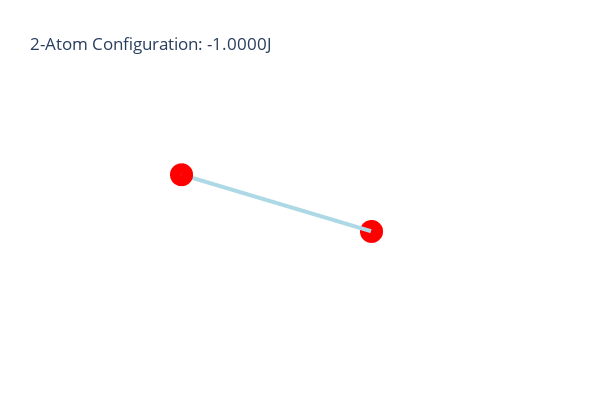
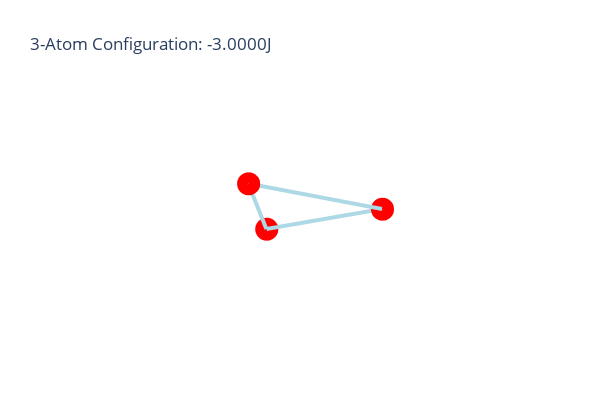
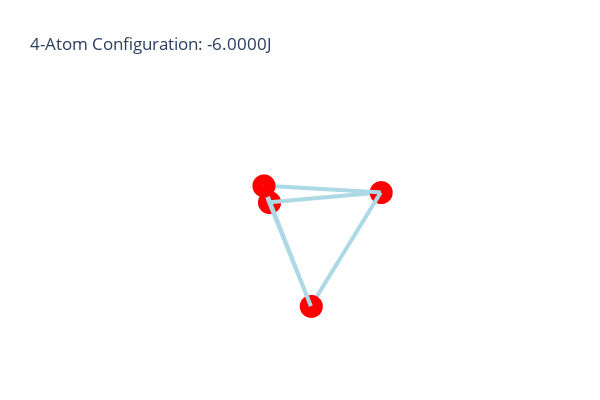
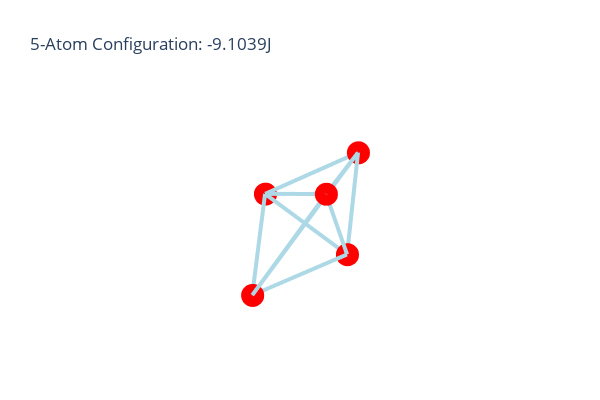

Notebook cell for these charts, in order:
### Code cell
for atoms in range(2,10):
    config = gd_solve(atoms, debug=False)
    plot_3d_points(*config)

### Figure 1 — Plotly figure (JSON) as saved in the notebook; plotly's stock layout.template omitted (floating-point values rounded to 4 significant figures)
{"data": [{"hoverinfo": "text", "hovertext": "Length: 1.00e+00, Contributes -1.00e+00J", "line": {"color": "rgb(173, 216, 230, 0.4)", "width": 8}, "mode": "lines", "showlegend": false, "type": "scatter3d", "x": [0, 0.7923], "y": [0, -0.3081], "z": [0, 0.5266]}, {"hovertext": ["Point 1", "Point 2"], "marker": {"color": "red", "size": 8}, "mode": "markers", "showlegend": false, "type": "scatter3d", "x": [0.0, 0.7923], "y": [0.0, -0.3081], "z": [0.0, 0.5266]}], "layout": {"height": 400, "paper_bgcolor": "rgba(0,0,0,0)", "plot_bgcolor": "rgba(0,0,0,0)", "scene": {"xaxis": {"showgrid": false, "showticklabels": false, "title": {"text": ""}, "visible": false, "zeroline": false}, "yaxis": {"showgrid": false, "showticklabels": false, "title": {"text": ""}, "visible": false, "zeroline": false}, "zaxis": {"showgrid": false, "showticklabels": false, "title": {"text": ""}, "visible": false, "zeroline": false}}, "title": {"text": "2-Atom Configuration: -1.0000J"}, "width": 600}}

### Figure 2 — Plotly figure (JSON) as saved in the notebook; plotly's stock layout.template omitted (floating-point values rounded to 4 significant figures)
{"data": [{"hoverinfo": "text", "hovertext": "Length: 1.00e+00, Contributes -1.00e+00J", "line": {"color": "rgb(173, 216, 230, 0.4)", "width": 8}, "mode": "lines", "showlegend": false, "type": "scatter3d", "x": [0, -0.8421], "y": [0, 0.3628], "z": [0, -0.399]}, {"hoverinfo": "text", "hovertext": "Length: 1.00e+00, Contributes -1.00e+00J", "line": {"color": "rgb(173, 216, 230, 0.4)", "width": 8}, "mode": "lines", "showlegend": false, "type": "scatter3d", "x": [0, -0.4071], "y": [0, -0.4444], "z": [0, -0.798]}, {"hoverinfo": "text", "hovertext": "Length: 1.00e+00, Contributes -1.00e+00J", "line": {"color": "rgb(173, 216, 230, 0.4)", "width": 8}, "mode": "lines", "showlegend": false, "type": "scatter3d", "x": [-0.8421, -0.4071], "y": [0.3628, -0.4444], "z": [-0.399, -0.798]}, {"hovertext": ["Point 1", "Point 2", "Point 3"], "marker": {"color": "red", "size": 8}, "mode": "markers", "showlegend": false, "type": "scatter3d", "x": [0.0, -0.8421, -0.4071], "y": [0.0, 0.3628, -0.4444], "z": [0.0, -0.399, -0.798]}], "layout": {"height": 400, "paper_bgcolor": "rgba(0,0,0,0)", "plot_bgcolor": "rgba(0,0,0,0)", "scene": {"xaxis": {"showgrid": false, "showticklabels": false, "title": {"text": ""}, "visible": false, "zeroline": false}, "yaxis": {"showgrid": false, "showticklabels": false, "title": {"text": ""}, "visible": false, "zeroline": false}, "zaxis": {"showgrid": false, "showticklabels": false, "title": {"text": ""}, "visible": false, "zeroline": false}}, "title": {"text": "3-Atom Configuration: -3.0000J"}, "width": 600}}

### Figure 3 — Plotly figure (JSON) as saved in the notebook; plotly's stock layout.template omitted (floating-point values rounded to 4 significant figures)
{"data": [{"hoverinfo": "text", "hovertext": "Length: 1.00e+00, Contributes -1.00e+00J", "line": {"color": "rgb(173, 216, 230, 0.4)", "width": 8}, "mode": "lines", "showlegend": false, "type": "scatter3d", "x": [0, -0.9108], "y": [0, 0.2479], "z": [0, -0.33]}, {"hoverinfo": "text", "hovertext": "Length: 1.00e+00, Contributes -1.00e+00J", "line": {"color": "rgb(173, 216, 230, 0.4)", "width": 8}, "mode": "lines", "showlegend": false, "type": "scatter3d", "x": [0, -0.4881], "y": [0, -0.6088], "z": [0, -0.6254]}, {"hoverinfo": "text", "hovertext": "Length: 1.00e+00, Contributes -1.00e+00J", "line": {"color": "rgb(173, 216, 230, 0.4)", "width": 8}, "mode": "lines", "showlegend": false, "type": "scatter3d", "x": [0, -0.1307], "y": [0, 0.2649], "z": [0, -0.9554]}, {"hoverinfo": "text", "hovertext": "Length: 1.00e+00, Contributes -1.00e+00J", "line": {"color": "rgb(173, 216, 230, 0.4)", "width": 8}, "mode": "lines", "showlegend": false, "type": "scatter3d", "x": [-0.9108, -0.4881], "y": [0.2479, -0.6088], "z": [-0.33, -0.6254]}, {"hoverinfo": "text", "hovertext": "Length: 1.00e+00, Contributes -1.00e+00J", "line": {"color": "rgb(173, 216, 230, 0.4)", "width": 8}, "mode": "lines", "showlegend": false, "type": "scatter3d", "x": [-0.9108, -0.1307], "y": [0.2479, 0.2649], "z": [-0.33, -0.9554]}, {"hoverinfo": "text", "hovertext": "Length: 1.00e+00, Contributes -1.00e+00J", "line": {"color": "rgb(173, 216, 230, 0.4)", "width": 8}, "mode": "lines", "showlegend": false, "type": "scatter3d", "x": [-0.4881, -0.1307], "y": [-0.6088, 0.2649], "z": [-0.6254, -0.9554]}, {"hovertext": ["Point 1", "Point 2", "Point 3", "Point 4"], "marker": {"color": "red", "size": 8}, "mode": "markers", "showlegend": false, "type": "scatter3d", "x": [0.0, -0.9108, -0.4881, -0.1307], "y": [0.0, 0.2479, -0.6088, 0.2649], "z": [0.0, -0.33, -0.6254, -0.9554]}], "layout": {"height": 400, "paper_bgcolor": "rgba(0,0,0,0)", "plot_bgcolor": "rgba(0,0,0,0)", "scene": {"xaxis": {"showgrid": false, "showticklabels": false, "title": {"text": ""}, "visible": false, "zeroline": false}, "yaxis": {"showgrid": false, "showticklabels": false, "title": {"text": ""}, "visible": false, "zeroline": false}, "zaxis": {"showgrid": false, "showticklabels": false, "title": {"text": ""}, "visible": false, "zeroline": false}}, "title": {"text": "4-Atom Configuration: -6.0000J"}, "width": 600}}

### Figure 4 — Plotly figure (JSON) as saved in the notebook; plotly's stock layout.template omitted (floating-point values rounded to 4 significant figures)
{"data": [{"hoverinfo": "text", "hovertext": "Length: 9.98e-01, Contributes -1.00e+00J", "line": {"color": "rgb(173, 216, 230, 0.4)", "width": 8}, "mode": "lines", "showlegend": false, "type": "scatter3d", "x": [0, 0.972], "y": [0, -0.206], "z": [0, 0.09259]}, {"hoverinfo": "text", "hovertext": "Length: 1.00e+00, Contributes -1.00e+00J", "line": {"color": "rgb(173, 216, 230, 0.4)", "width": 8}, "mode": "lines", "showlegend": false, "type": "scatter3d", "x": [0, 0.2939], "y": [0, -0.8449], "z": [0, 0.4502]}, {"hoverinfo": "text", "hovertext": "Length: 9.98e-01, Contributes -1.00e+00J", "line": {"color": "rgb(173, 216, 230, 0.4)", "width": 8}, "mode": "lines", "showlegend": false, "type": "scatter3d", "x": [0, -0.4838], "y": [0, -0.3316], "z": [0, 0.8073]}, {"hoverinfo": "text", "hovertext": "Length: 1.00e+00, Contributes -1.00e+00J", "line": {"color": "rgb(173, 216, 230, 0.4)", "width": 8}, "mode": "lines", "showlegend": false, "type": "scatter3d", "x": [0, 0.4383], "y": [0, 0.03837], "z": [0, 0.8996]}, {"hoverinfo": "text", "hovertext": "Length: 9.98e-01, Contributes -1.00e+00J", "line": {"color": "rgb(173, 216, 230, 0.4)", "width": 8}, "mode": "lines", "showlegend": false, "type": "scatter3d", "x": [0.972, 0.2939], "y": [-0.206, -0.8449], "z": [0.09259, 0.4502]}, {"hoverinfo": "text", "hovertext": "Length: 1.63e+00, Contributes -1.05e-01J", "line": {"color": "rgb(173, 216, 230, 0.4)", "width": 8}, "mode": "lines", "showlegend": false, "type": "scatter3d", "x": [0.972, -0.4838], "y": [-0.206, -0.3316], "z": [0.09259, 0.8073]}, {"hoverinfo": "text", "hovertext": "Length: 9.98e-01, Contributes -1.00e+00J", "line": {"color": "rgb(173, 216, 230, 0.4)", "width": 8}, "mode": "lines", "showlegend": false, "type": "scatter3d", "x": [0.972, 0.4383], "y": [-0.206, 0.03837], "z": [0.09259, 0.8996]}, {"hoverinfo": "text", "hovertext": "Length: 9.98e-01, Contributes -1.00e+00J", "line": {"color": "rgb(173, 216, 230, 0.4)", "width": 8}, "mode": "lines", "showlegend": false, "type": "scatter3d", "x": [0.2939, -0.4838], "y": [-0.8449, -0.3316], "z": [0.4502, 0.8073]}, {"hoverinfo": "text", "hovertext": "Length: 1.00e+00, Contributes -1.00e+00J", "line": {"color": "rgb(173, 216, 230, 0.4)", "width": 8}, "mode": "lines", "showlegend": false, "type": "scatter3d", "x": [0.2939, 0.4383], "y": [-0.8449, 0.03837], "z": [0.4502, 0.8996]}, {"hoverinfo": "text", "hovertext": "Length: 9.98e-01, Contributes -1.00e+00J", "line": {"color": "rgb(173, 216, 230, 0.4)", "width": 8}, "mode": "lines", "showlegend": false, "type": "scatter3d", "x": [-0.4838, 0.4383], "y": [-0.3316, 0.03837], "z": [0.8073, 0.8996]}, {"hovertext": ["Point 1", "Point 2", "Point 3", "Point 4", "Point 5"], "marker": {"color": "red", "size": 8}, "mode": "markers", "showlegend": false, "type": "scatter3d", "x": [0.0, 0.972, 0.2939, -0.4838, 0.4383], "y": [0.0, -0.206, -0.8449, -0.3316, 0.03837], "z": [0.0, 0.09259, 0.4502, 0.8073, 0.8996]}], "layout": {"height": 400, "paper_bgcolor": "rgba(0,0,0,0)", "plot_bgcolor": "rgba(0,0,0,0)", "scene": {"xaxis": {"showgrid": false, "showticklabels": false, "title": {"text": ""}, "visible": false, "zeroline": false}, "yaxis": {"showgrid": false, "showticklabels": false, "title": {"text": ""}, "visible": false, "zeroline": false}, "zaxis": {"showgrid": false, "showticklabels": false, "title": {"text": ""}, "visible": false, "zeroline": false}}, "title": {"text": "5-Atom Configuration: -9.1039J"}, "width": 600}}
